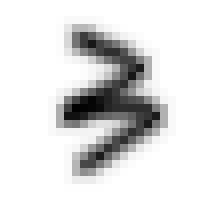
#> input picture images/3.1.PNG, 28 x 28 px, found by its file name (shown 8 times larger)
$ python imag_read.py
#> lines starting #> are read from the running program, lines starting #| are printed output that depends on the picture
# helper to load data from PNG image files
import imageio
# glob helps select multiple files using patterns
import glob
import numpy
# library for plotting arrays
import matplotlib.pyplot as plt

image_file_name = 'images/3.1.PNG'
# load image data from png files into an array
img_array = imageio.imread(image_file_name, as_gray=True)
#> img_array is the input picture: shape (28, 28) float32; min 1, max 255, mean 226.4
# reshape from 28x28 to list of 784 values, invert values
img_data  = 255.0 - img_array.reshape(784)
#> img_data = 784 values, max 254 at index 373, min 0 at index 0, mean 28.61
# then scale data to range from 0.01 to 1.0
img_data = (img_data / 255.0 * 0.99) + 0.01
#> img_data = 784 values, max 0.996 at index 373, min 0.01 at index 0, mean 0.121
# append label and image data  to test data set
# print(img_data)
plt.imshow(img_data.reshape(28,28), cmap='Greys', interpolation='None')
plt.show()
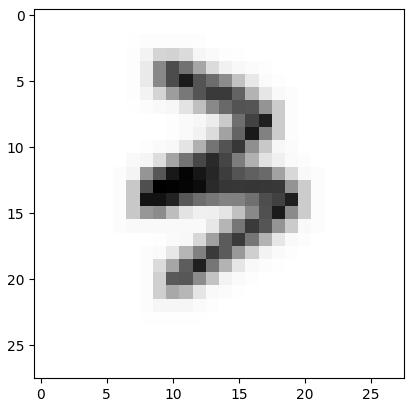
#> figure drawn by matplotlib, 1 panel

$ run again, with images/4.1.png copied over images/3.1.PNG
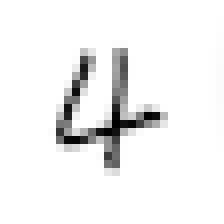
#> input picture images/4.1.png, 28 x 28 px, found by its file name (shown 8 times larger)
#> img_array is the input picture: shape (28, 28) float32; min 1, max 255, mean 240.7
#> `img_data  = 255.0 - img_array.reshape(784)`: img_data = 784 values, max 254 at index 434, min 0 at index 0, mean 14.28
#> `img_data = (img_data / 255.0 * 0.99) + 0.01`: img_data = 784 values, max 0.996 at index 434, min 0.01 at index 0, mean 0.0655
#> `plt.show()`:
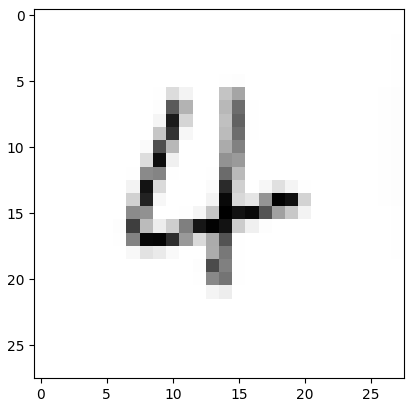
#> figure drawn by matplotlib, 1 panel

$ run again, with images/4.10.png copied over images/3.1.PNG
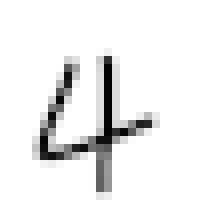
#> input picture images/4.10.png, 28 x 28 px, found by its file name (shown 8 times larger)
#> img_array is the input picture: shape (28, 28) float32; min 2, max 255, mean 239.1
#> `img_data  = 255.0 - img_array.reshape(784)`: img_data = 784 values, max 253 at index 461, min 0 at index 0, mean 15.87
#> `img_data = (img_data / 255.0 * 0.99) + 0.01`: img_data = 784 values, max 0.992 at index 461, min 0.01 at index 0, mean 0.0716
#> `plt.show()`:
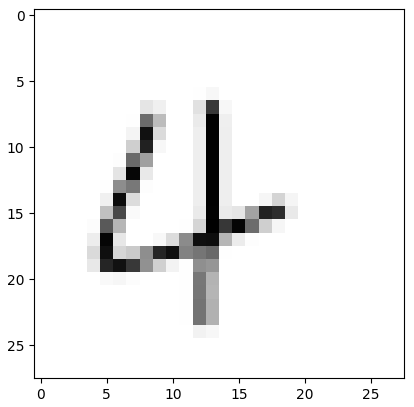
#> figure drawn by matplotlib, 1 panel
